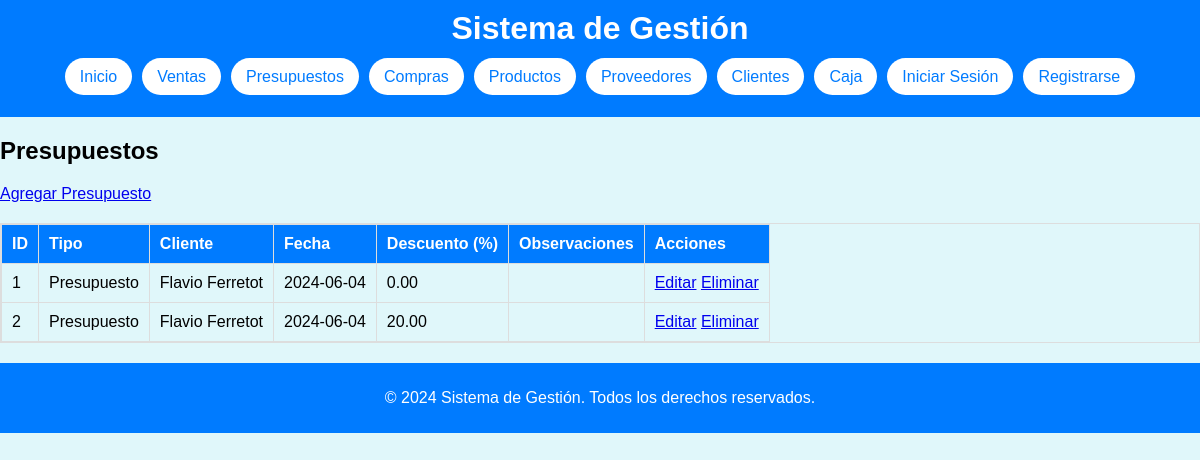
The page /gestion/presupuestos/presupuestos.php on the database its author committed.
### tables this page shows
CREATE TABLE `presupuestos` (
  `ID_Presupuesto` int(11) NOT NULL,
  `ID_Cliente` int(11) DEFAULT NULL,
  `Fecha` date DEFAULT NULL,
  `Descuento_Porcentaje` decimal(5,2) DEFAULT NULL,
  `Observaciones` text DEFAULT NULL,
  `Total` decimal(10,2) DEFAULT NULL,
  `Tipo` varchar(50) NOT NULL
);

CREATE TABLE `clientes` (
  `ID_Cliente` int(11) NOT NULL,
  `Nombre` varchar(255) NOT NULL,
  `Razon_Social` varchar(255) NOT NULL,
  `Tipo_Documento` enum('CUIT','DNI') NOT NULL,
  `Documento` varchar(50) NOT NULL,
  `Telefono` varchar(50) DEFAULT NULL,
  `Direccion` varchar(255) DEFAULT NULL,
  `Observaciones` text DEFAULT NULL
);

### gestion/presupuestos/presupuestos.php (the view)
<?php
include '../includes/db_connect.php';
include '../includes/header.php';
$sql_presupuestos = "SELECT * FROM Presupuestos";
$result_presupuestos = $conn->query($sql_presupuestos);
?>
<h2>Presupuestos</h2>
<div>
    <a class="btn-add" href="alta_presupuesto.php">Agregar Presupuesto</a>
</div>
<table>
    <tr>
        <th>ID</th>
        <th>Tipo</th>
        <th>Cliente</th>
        <th>Fecha</th>
        <th>Descuento (%)</th>
        <th>Observaciones</th>
        <th>Acciones</th>
    </tr>
    <?php while($row = $result_presupuestos->fetch_assoc()): ?>
    <tr>
        <td><?php echo $row['ID_Presupuesto']; ?></td>
        <td><?php echo $row['Tipo']; ?></td>
        <td><?php echo obtenerNombreCliente($row['ID_Cliente']); ?></td>
        <td><?php echo $row['Fecha']; ?></td>
        <td><?php echo $row['Descuento_Porcentaje']; ?></td>
        <td><?php echo $row['Observaciones']; ?></td>
        <td>
            <a href="editar_presupuesto.php?id=<?php echo $row['ID_Presupuesto']; ?>">Editar</a>
            <a href="eliminar_presupuesto.php?id=<?php echo $row['ID_Presupuesto']; ?>" onclick="return confirm('¿Estás seguro de que deseas eliminar este presupuesto?')">Eliminar</a>
        </td>
    </tr>
    <?php endwhile; ?>
</table>
<?php
include '../includes/footer.php';
function obtenerNombreCliente($id_cliente) {
    global $conn;
    $sql = "SELECT Nombre FROM Clientes WHERE ID_Cliente = $id_cliente";
    $result = $conn->query($sql);
    if ($result->num_rows > 0) {
        $row = $result->fetch_assoc();
        return $row['Nombre'];
    } else {
        return "Cliente no encontrado";
    }
}
?>

### gestion/css/styles.css (style rules this page uses)
body { font-family: Arial, sans-serif; background-color: #e0f7fa; margin: 0; padding: 0; }
table { width: 100%; border-collapse: collapse; margin-top: 20px; overflow-x: auto; display: block; }
table, th, td { border: 1px solid #ddd; }
th, td { padding: 10px; text-align: left; }
th { background-color: #007BFF; color: white; }

### rows shown on the page
presupuestos: ID_Presupuesto "1", Tipo "Presupuesto", ID_Cliente.Nombre "Flavio Ferretot", Fecha "2024-06-04", Descuento_Porcentaje "0.00"
presupuestos: ID_Presupuesto "2", Tipo "Presupuesto", ID_Cliente.Nombre "Flavio Ferretot", Fecha "2024-06-04", Descuento_Porcentaje "20.00"
